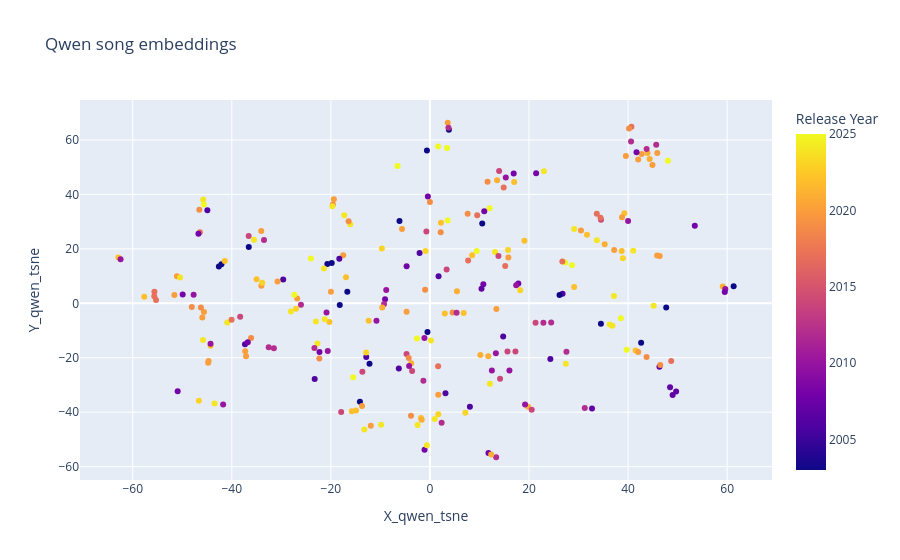

The cell this chart's notebook holds for it:
### Code cell
fig = px.scatter(
    dataset[dataset['Release Year'].notna()], 
    x="X_qwen_tsne", 
    y="Y_qwen_tsne", 
    color="Release Year",
    title="Qwen song embeddings",
    hover_name="Song Name"
)

fig.show()

### Figure 1 — Plotly figure (JSON) as saved in the notebook; plotly's stock layout.template omitted (floating-point values rounded to 4 significant figures; data arrays with more than 128 entries replaced by an {"elided": "..."} marker saying what was removed)
{"data": [{"hovertemplate": "<b>%{hovertext}</b><br><br>X_qwen_tsne=%{x}<br>Y_qwen_tsne=%{y}<br>Release Year=%{marker.color}<extra></extra>", "hovertext": {"elided": "269 str values"}, "legendgroup": "", "marker": {"color": {"elided": "269 float values"}, "coloraxis": "coloraxis", "symbol": "circle"}, "mode": "markers", "name": "", "orientation": "v", "showlegend": false, "type": "scatter", "x": {"elided": "269 float values"}, "xaxis": "x", "y": {"elided": "269 float values"}, "yaxis": "y"}], "layout": {"coloraxis": {"colorbar": {"title": {"text": "Release Year"}}, "colorscale": [[0, "#0d0887"], [0.1111, "#46039f"], [0.2222, "#7201a8"], [0.3333, "#9c179e"], [0.4444, "#bd3786"], [0.5556, "#d8576b"], [0.6667, "#ed7953"], [0.7778, "#fb9f3a"], [0.8889, "#fdca26"], [1, "#f0f921"]]}, "legend": {"tracegroupgap": 0}, "title": {"text": "Qwen song embeddings"}, "xaxis": {"anchor": "y", "domain": [0, 1], "title": {"text": "X_qwen_tsne"}}, "yaxis": {"anchor": "x", "domain": [0, 1], "title": {"text": "Y_qwen_tsne"}}}}
